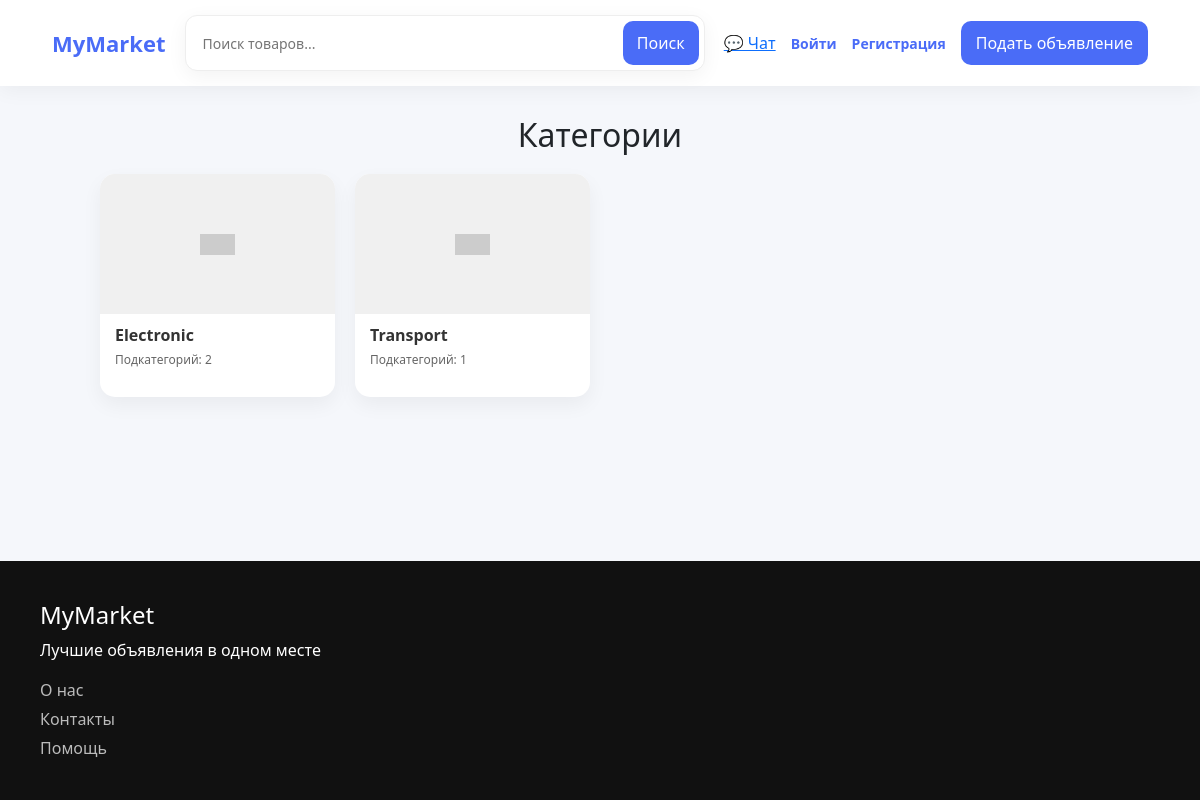
The page / on the database its author committed.
### main/models.py (models this page shows, shortened)
class Category(models.Model):
    name = models.CharField(max_length=50)
    img = models.ImageField(blank=True, null=True)
    class Meta:
        verbose_name = 'Category'
        verbose_name_plural = 'Categories'

### main/views.py (the view)
# urls.py: 2. Add a URL to urlpatterns:  path('', Home.as_view(), name='home')
class Home(ListView):
    model = Product
    context_object_name = 'products'
    template_name = 'main/base.html'
    def get_queryset(self):
        queryset = super().get_queryset()
        q = self.request.GET.get('q')
        if q:
            queryset = queryset.filter(
                Q(name__icontains=q) |
                Q(category__name__icontains=q) |
                Q(subcategory__name__icontains=q)).distinct()
        return queryset
    def get_context_data(self, **kwargs):
        context = super().get_context_data(**kwargs)
        context["categories"] = Category.objects.all()
        return context

### main/templates/main/base.html (shortened to what this page needs)
<!DOCTYPE html>
{% load static %}
<html lang="en">
<head>
    <link href="https://cdn.jsdelivr.net/npm/bootstrap@5.3.8/dist/css/bootstrap.min.css" rel="stylesheet">
    <link rel="stylesheet" href="{% static 'main/css/base.css' %}">
</head>
<body class="page-wrapper">
    <header>
        <nav class="navbar custom-navbar">
            <div class="container-fluid nav-body">
                <a href="{% url 'main:home' %}" class="logo">
                    MyMarket
                </a>
                <form class="search-form" method="get">
                    <div class="search-box">
                        <input
                            type="text"
                            name="q"
                            placeholder="Поиск товаров..."
                            value="{{ request.GET.q }}"
                        >
                        <button type="submit">
                            Поиск
                        </button>
                    </div>
                </form>
                <div class="nav-right">
                    <a href="#" class="chat-link">💬 Чат</a>
                    {% if user.is_authenticated %}
                        <div class="dropdown user-dropdown">
                            <button class="user-btn" data-bs-toggle="dropdown">
                                👤 {{ user.username }}
                            </button>
                            <ul class="dropdown-menu custom-dropdown">
                                <li>
                                <a href="{% url 'main:MyProducts' %}" class="dropdown-item-custom">
                                     Мои продукты
                                </a>
                            </li>
                            <li>
                                <a href="{% url 'main:ProductLiked' %}" class="dropdown-item-custom">
                                     Избранные
                                </a>
                            </li>
                            <li><hr class="dropdown-divider"></li>
                            <li>
                                <form action="{% url 'users:logout' %}" method="POST">
                                    {% csrf_token %}
                                    <button type="submit" class="dropdown-item-custom logout-btn">
                                         Выйти
                                    </button>
                                </form>
                            </li>
                        </ul>
                    </div>
                    {% else %}
                        <div class="auth-links">
                            <a href="{% url 'users:login' %}" class="login-btn">Войти</a>
                            <a href="{% url 'users:register' %}" class="register-btn">Регистрация</a>
                        </div>
                    {% endif %}
                    <a href="{% url 'main:ProductCreate' %}" class="create-btn">
                        Подать объявление
                    </a>
                </div>
            </div>
        </nav>
    </header>
    <section style="margin-top: 30px;margin-bottom: 30px;">
        {% block section %}
        <div class="categories">
            <h2 style="text-align: center; margin-bottom: 20px;">Категории</h2>
            <div class="category-grid">
                {% for category in categories %}
                    <a href="{% url 'main:category' pk=category.id %}" class="category-card">
                        <div class="category-image">
                            {% if category.img %}
                                <img src="{{ category.img.url }}" alt="{{ category.name }}">
                            {% else %}
                            <div class="placeholder">Фото</div>
                            {% endif %}
                        </div>
                        <div class="category-info">
                            <h5>{{ category.name }}</h5>
                            <p class="subcategory-count">
                                Подкатегорий: {{ category.subcategory_set.count }}
                            </p>
                        </div>
                    </a>
                {% endfor %}
            </div>
        </div>
        {% endblock section %}
    </section>
    <footer class="footer">
        <div class="footer-container">
            <div>
                <h4>MyMarket</h4>
                <p>Лучшие объявления в одном месте</p>
            </div>
            <div>
                <a href="#">О нас</a>
                <a href="#">Контакты</a>
                <a href="#">Помощь</a>
            </div>
        </div>
    </footer>
</body>
</html>

### main/static/main/css/base.css (style rules this page uses)
body { background: #f5f7fb; font-family: 'Segoe UI', sans-serif; height: 100%; margin: 0; }
.page-wrapper { display: flex; flex-direction: column; min-height: 100vh; }
section { flex: 1; margin: 0 100px }
.footer { margin-top: auto; }
.custom-navbar { background: white; padding: 15px 40px; box-shadow: 0 4px 20px rgba(0,0,0,0.05); position: sticky; top: 0; z-index: 100; }
.logo { font-weight: bold; font-size: 22px; color: #4a6cf7; text-decoration: none; }
.search-form input { width: 400px; padding: 10px 15px; border-radius: 10px; border: 1px solid #ddd; outline: none; }
.nav-right { display: flex; align-items: center; gap: 15px; }
.create-btn { background: #4a6cf7; color: white; padding: 10px 15px; border-radius: 10px; text-decoration: none; }
.auth-links { display: flex; gap: 15px; align-items: center; font-weight: 600; font-size: 14px; }
.auth-links a { text-decoration: none; color: #4a6cf7; transition: color 0.3s ease; cursor: pointer; }
.search-box { display: flex; align-items: center; background: white; border-radius: 12px; padding: 5px; width: 520px; box-shadow: 0 5px 20px rgba(0,0,0,0.05); border: 1px solid #eee; }
.search-box input { flex: 1; border: none; outline: none; padding: 10px 12px; font-size: 14px; border-radius: 10px; }
.search-box button { background: #4a6cf7; border: none; color: white; padding: 10px 14px; border-radius: 10px; cursor: pointer; transition: 0.2s; }
.category-grid { display: grid; grid-template-columns: repeat(auto-fill, minmax(220px, 1fr)); gap: 20px; }
.category-card { display: flex; flex-direction: column; background: white; border-radius: 15px; overflow: hidden; text-decoration: none; color: #333; box-shadow: 0 8px 20px rgba(0,0,0,0.05); transition: transform 0.2s, box-shadow 0.2s; }
.category-image { width: 100%; height: 140px; background: #f0f0f0; display: flex; justify-content: center; align-items: center; }
.category-image .placeholder { font-size: 14px; color: #aaa; }
.category-info { padding: 12px 15px; }
.category-info h5 { margin: 0 0 5px 0; font-size: 16px; font-weight: 600; }
.category-info .subcategory-count { font-size: 12px; color: #666; }
.footer { background: #111; color: white; padding: 40px; margin-top: 50px; }
.footer a { color: #bbb; display: block; margin-top: 5px; text-decoration: none; }

### rows shown on the page
Category: name "Electronic", subcategory_set.count "2"
Category: name "Transport", subcategory_set.count "1"
